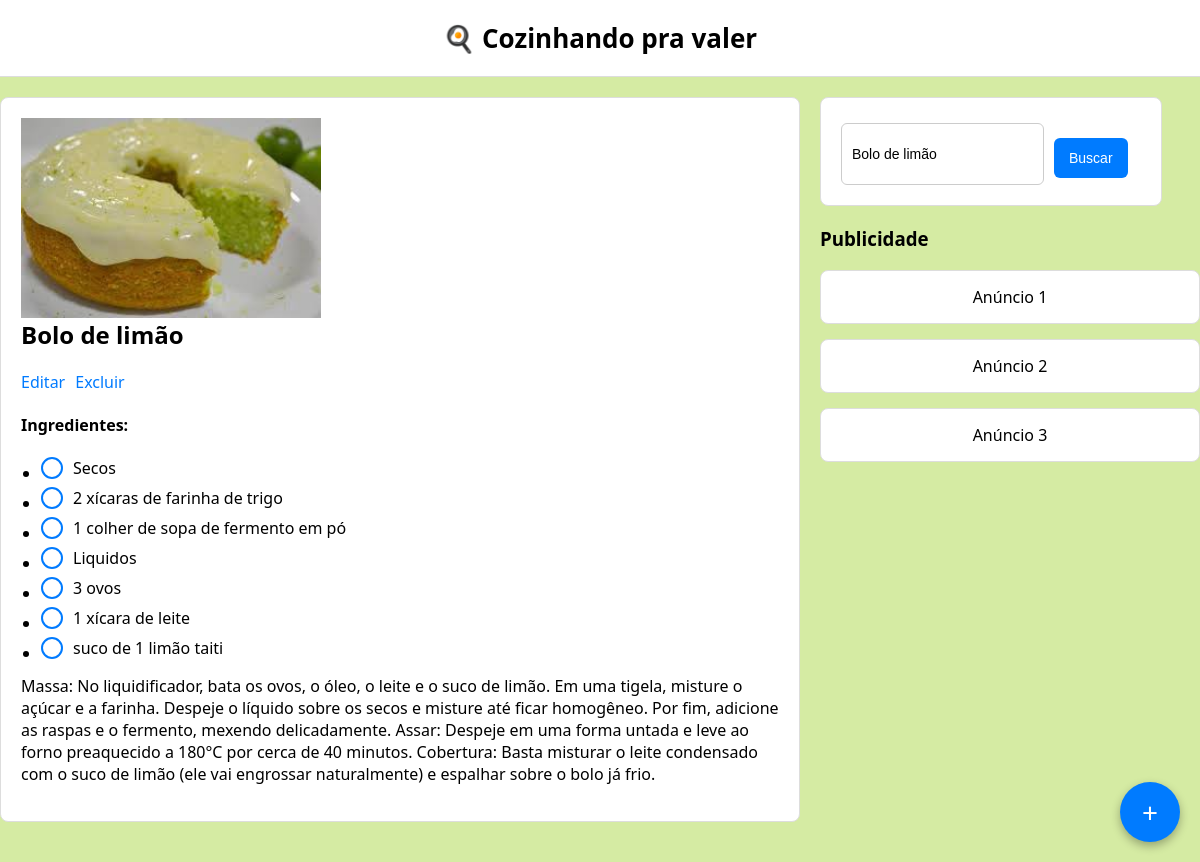
Screenshot of /index.php?busca=Bolo de limão with the database file from the repository.
### tables this page shows
CREATE TABLE IF NOT EXISTS `receitas` (
  `id` int NOT NULL AUTO_INCREMENT,
  `titulo` varchar(150) DEFAULT NULL,
  `descricao` text,
  `imagem` varchar(255) DEFAULT NULL,
  `created_at` timestamp NULL DEFAULT CURRENT_TIMESTAMP,
  PRIMARY KEY (`id`)
);

CREATE TABLE IF NOT EXISTS `ingredientes` (
  `ID` int NOT NULL AUTO_INCREMENT,
  `receita_id` int DEFAULT NULL,
  `nome` varchar(150) DEFAULT NULL,
  PRIMARY KEY (`ID`),
  KEY `receita_id` (`receita_id`),
  CONSTRAINT `ingredientes_ibfk_1` FOREIGN KEY (`receita_id`) REFERENCES `receitas` (`id`) ON DELETE CASCADE
);

### exibir.php (the view, shortened to what this page needs)
<?php
require_once "config/database.php";
$busca = trim($_GET['busca'] ?? '');
if(!empty($busca)){
    $sql = ("SELECT * FROM receitas WHERE titulo LIKE ? OR descricao LIKE ? ORDER BY id DESC");
    $stmt = $conn -> prepare($sql);
    $buscaLike = "%$busca%";
    $stmt->bind_param("ss", $buscaLike, $buscaLike);
    $stmt->execute();
    $result = $stmt->get_result();
} else {
$result = $conn->query("SELECT * FROM receitas ORDER BY id DESC");
}
if ($result->num_rows > 0) {
    while ($row = $result->fetch_assoc()) {
        echo "<div class='card'>";
        if (!empty($row['imagem'])) {
        echo "<img src='/blogReceita/uploads/" . $row['imagem'] . "' style='width:300px; display:block;'>";
        }
        echo "<div class='card-content'>";
        echo "<h2>" . htmlspecialchars($row['titulo']) . "</h2>";
        echo "<div class='actions'>";
        echo "<a href='editar.php?id=" . htmlspecialchars($row['id']) . "'>Editar</a>";
        echo "<a href='delete.php?id=" . htmlspecialchars($row['id']) . "' onclick='return confirm(\"Tem certeza que deseja excluir essa receita? Essa ação não pode ser desfeita.\")'>Excluir</a>";
        echo "</div>";
        $stmt_ing = $conn->prepare("SELECT nome FROM ingredientes WHERE receita_id = ?");
        $stmt_ing->bind_param("i", $row['id']);
        $stmt_ing->execute();
        $ingredientes_result = $stmt_ing->get_result();
        if ($ingredientes_result->num_rows > 0) {
            echo "<h4>Ingredientes:</h4>";
            echo "<ul>";
            while ($ing_row = $ingredientes_result->fetch_assoc()) {
                echo "
                <li>
                    <label class='checkbox-item'>
                        <input type='checkbox'>
                        <span class='custom-checkbox'></span>
                        <span>" . htmlspecialchars($ing_row['nome']) . "</span>
                    </label>
                </li>
                ";
            }
            echo "</ul>";
        }
        echo "<p>" . htmlspecialchars($row['descricao']) . "</p>";
        echo "</div>";
        echo "</div>";
    }
}
?>

### assets/style.css (style rules this page uses)
body { font-family: 'Segoe UI', Arial, sans-serif; margin: 0; background: #d5eba3; }
.card { background: white; padding: 20px; margin-bottom: 20px; border-radius: 8px; border: 1px solid #ddd; }
.card h2 { margin-top: 0; }
.actions { margin-bottom: 10px; }
.actions a { text-decoration: none; color: #007BFF; margin-right: 10px; }
.card ul { padding-left: 20px; }
.checkbox-item { display: flex; align-items: center; margin-bottom: 8px; cursor: pointer; width: fit-content; }
.custom-checkbox { width: 18px; height: 18px; border: 2px solid #007BFF; border-radius: 50%; margin-right: 10px; position: relative; }

### rows the page displays
receitas: imagem (picture), titulo "Bolo de limão", descricao "Massa: No liquidificador, bata os ovos, o óleo, o leite e o suco de limão. Em uma tigela, misture o açúcar e a farinha. Despeje o líquido sobre os secos e misture até ficar homogêneo. Por fim, adicione as raspas e o fermento, mexendo delicadamente. Assar: Despeje em uma forma untada e leve ao forno preaquecido a 180°C por cerca de 40 minutos. Cobertura: Basta misturar o leite condensado com o suco de limão (ele vai engrossar naturalmente) e espalhar sobre o bolo já frio."
ingredientes: nome "Secos"
ingredientes: nome "2 xícaras de farinha de trigo"
ingredientes: nome "1 colher de sopa de fermento em pó"
ingredientes: nome "Liquidos"
ingredientes: nome "3 ovos"
ingredientes: nome "1 xícara de leite"
ingredientes: nome "suco de 1 limão taiti"
